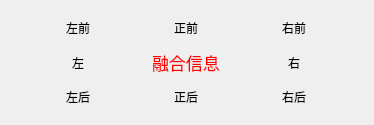
               <widget class="QWidget" name="scrollAreaWidgetContents_8">
                <property name="geometry">
                 <rect>
                  <x>0</x>
                  <y>0</y>
                  <width>374</width>
                  <height>125</height>
                 </rect>
                </property>
                <layout class="QVBoxLayout" name="verticalLayout_20">
                 <item>
                  <layout class="QGridLayout" name="gridLayout">
                   <property name="horizontalSpacing">
                    <number>7</number>
                   </property>
                   <property name="verticalSpacing">
                    <number>0</number>
                   </property>
                   <item row="2" column="0">
                    <layout class="QHBoxLayout" name="horizontalLayout_14">
                     <item>
                      <widget class="QLabel" name="label_23">
                       <property name="sizePolicy">
                        <sizepolicy hsizetype="Fixed" vsizetype="Preferred">
                         <horstretch>0</horstretch>
                         <verstretch>0</verstretch>
                        </sizepolicy>
                       </property>
                       <property name="text">
                        <string>左</string>
                       </property>
                      </widget>
                     </item>
                    </layout>
                   </item>
                   <item row="2" column="2">
                    <layout class="QHBoxLayout" name="horizontalLayout_16">
                     <item>
                      <widget class="QLabel" name="label_24">
                       <property name="sizePolicy">
                        <sizepolicy hsizetype="Fixed" vsizetype="Preferred">
                         <horstretch>0</horstretch>
                         <verstretch>0</verstretch>
                        </sizepolicy>
                       </property>
                       <property name="text">
                        <string>右</string>
                       </property>
                      </widget>
                     </item>
                    </layout>
                   </item>
                   <item row="2" column="1">
                    <layout class="QHBoxLayout" name="horizontalLayout_15">
                     <item>
                      <widget class="QLabel" name="label_21">
                       <property name="sizePolicy">
                        <sizepolicy hsizetype="Fixed" vsizetype="Preferred">
                         <horstretch>0</horstretch>
                         <verstretch>0</verstretch>
                        </sizepolicy>
                       </property>
                       <property name="styleSheet">
                        <string notr="true">#label_21{
    font-size:17px;
    color: red;
}</string>
                       </property>
                       <property name="text">
                        <string>融合信息</string>
                       </property>
                      </widget>
                     </item>
                    </layout>
                   </item>
                   <item row="1" column="2">
                    <layout class="QHBoxLayout" name="horizontalLayout_13">
                     <item>
                      <widget class="QLabel" name="label_18">
                       <property name="sizePolicy">
                        <sizepolicy hsizetype="Fixed" vsizetype="Preferred">
                         <horstretch>0</horstretch>
                         <verstretch>0</verstretch>
                        </sizepolicy>
                       </property>
                       <property name="text">
                        <string>右前</string>
                       </property>
                      </widget>
                     </item>
                    </layout>
                   </item>
                   <item row="1" column="1">
                    <layout class="QHBoxLayout" name="horizontalLayout_12">
                     <item>
                      <widget class="QLabel" name="label_20">
                       <property name="sizePolicy">
                        <sizepolicy hsizetype="Fixed" vsizetype="Preferred">
                         <horstretch>0</horstretch>
                         <verstretch>0</verstretch>
                        </sizepolicy>
                       </property>
                       <property name="text">
                        <string>正前</string>
                       </property>
                      </widget>
                     </item>
                    </layout>
                   </item>
                   <item row="1" column="0">
                    <layout class="QHBoxLayout" name="horizontalLayout_11">
                     <item>
                      <widget class="QLabel" name="label_19">
                       <property name="sizePolicy">
                        <sizepolicy hsizetype="Fixed" vsizetype="Preferred">
                         <horstretch>0</horstretch>
                         <verstretch>0</verstretch>
                        </sizepolicy>
                       </property>
                       <property name="text">
                        <string>左前</string>
                       </property>
                      </widget>
                     </item>
                    </layout>
                   </item>
                   <item row="5" column="0">
                    <layout class="QHBoxLayout" name="horizontalLayout_17">
                     <item>
                      <widget class="QLabel" name="label_25">
                       <property name="sizePolicy">
                        <sizepolicy hsizetype="Fixed" vsizetype="Preferred">
                         <horstretch>0</horstretch>
                         <verstretch>0</verstretch>
                        </sizepolicy>
                       </property>
                       <property name="text">
                        <string>左后</string>
                       </property>
                      </widget>
                     </item>
                    </layout>
                   </item>
                   <item row="5" column="1">
                    <layout class="QHBoxLayout" name="horizontalLayout_18">
                     <item>
                      <widget class="QLabel" name="label_22">
                       <property name="sizePolicy">
                        <sizepolicy hsizetype="Fixed" vsizetype="Preferred">
                         <horstretch>0</horstretch>
                         <verstretch>0</verstretch>
                        </sizepolicy>
                       </property>
                       <property name="text">
                        <string>正后</string>
                       </property>
                      </widget>
                     </item>
                    </layout>
                   </item>
                   <item row="5" column="2">
                    <layout class="QHBoxLayout" name="horizontalLayout_19">
                     <item>
                      <widget class="QLabel" name="label_26">
                       <property name="sizePolicy">
                        <sizepolicy hsizetype="Fixed" vsizetype="Preferred">
                         <horstretch>0</horstretch>
                         <verstretch>0</verstretch>
                        </sizepolicy>
                       </property>
                       <property name="text">
                        <string>右后</string>
                       </property>
                      </widget>
                     </item>
                    </layout>
                   </item>
                  </layout>
                 </item>
                </layout>
               </widget>
